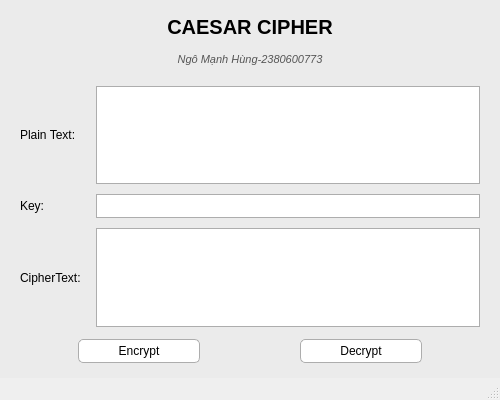
<?xml version="1.0" encoding="UTF-8"?>
<ui version="4.0">
 <class>MainWindow</class>
 <widget class="QMainWindow" name="MainWindow">
  <property name="geometry">
   <rect>
    <x>0</x>
    <y>0</y>
    <width>500</width>
    <height>400</height>
   </rect>
  </property>
  <property name="minimumSize">
   <size>
    <width>450</width>
    <height>380</height>
   </size>
  </property>
  <property name="windowTitle">
   <string>Caesar Cipher</string>
  </property>
  <widget class="QWidget" name="centralwidget">
   <property name="styleSheet">
    <string notr="true">
     QWidget#centralwidget {
         background-color: #ebebeb;
     }
     QLabel {
         font-family: &quot;Segoe UI&quot;, Arial, sans-serif;
         color: #000000;
         font-size: 12px;
     }
     QLabel#label_title {
         font-size: 20px;
         font-weight: bold;
         color: #000000;
         margin-bottom: 2px;
     }
     QLabel#label_subtitle {
         font-size: 11px;
         color: #555555;
         margin-bottom: 8px;
         font-style: italic;
     }
     QTextEdit, QLineEdit {
         background-color: #ffffff;
         border: 1px solid #adadad;
         color: #000000;
         font-family: &quot;Segoe UI&quot;, Arial, sans-serif;
         font-size: 12px;
         padding: 3px;
     }
     QPushButton {
         background-color: #ffffff;
         border: 1px solid #adadad;
         border-radius: 5px;
         padding: 4px 20px;
         font-family: &quot;Segoe UI&quot;, Arial, sans-serif;
         font-size: 12px;
         color: #000000;
         min-width: 80px;
     }
     QPushButton:hover {
         background-color: #f0f0f0;
         border: 1px solid #0078d7;
     }
     QPushButton:pressed {
         background-color: #cce4f7;
         border: 1px solid #005499;
     }
    </string>
   </property>
   <layout class="QVBoxLayout" name="verticalLayout">
    <property name="spacing">
     <number>12</number>
    </property>
    <property name="leftMargin">
     <number>20</number>
    </property>
    <property name="topMargin">
     <number>15</number>
    </property>
    <property name="rightMargin">
     <number>20</number>
    </property>
    <property name="bottomMargin">
     <number>15</number>
    </property>
    <item>
     <widget class="QLabel" name="label_title">
      <property name="text">
       <string>CAESAR CIPHER</string>
      </property>
      <property name="alignment">
       <set>Qt::AlignCenter</set>
      </property>
     </widget>
    </item>
    <item>
     <widget class="QLabel" name="label_subtitle">
      <property name="text">
       <string>Ngô Mạnh Hùng-2380600773</string>
      </property>
      <property name="alignment">
       <set>Qt::AlignCenter</set>
      </property>
     </widget>
    </item>
    <item>
     <layout class="QGridLayout" name="gridLayout">
      <property name="verticalSpacing">
       <number>10</number>
      </property>
      <property name="horizontalSpacing">
       <number>15</number>
      </property>
      <item row="0" column="0">
       <widget class="QLabel" name="label_plain">
        <property name="text">
         <string>Plain Text:</string>
        </property>
       </widget>
      </item>
      <item row="0" column="1">
       <widget class="QTextEdit" name="txt_plain_text"/>
      </item>
      <item row="1" column="0">
       <widget class="QLabel" name="label_key">
        <property name="text">
         <string>Key:</string>
        </property>
       </widget>
      </item>
      <item row="1" column="1">
       <widget class="QLineEdit" name="txt_key"/>
      </item>
      <item row="2" column="0">
       <widget class="QLabel" name="label_cipher">
        <property name="text">
         <string>CipherText:</string>
        </property>
       </widget>
      </item>
      <item row="2" column="1">
       <widget class="QTextEdit" name="txt_cipher_text"/>
      </item>
     </layout>
    </item>
    <item>
     <layout class="QHBoxLayout" name="horizontalLayout">
      <property name="spacing">
       <number>100</number>
      </property>
      <item>
       <spacer name="horizontalSpacer">
        <property name="orientation">
         <enum>Qt::Horizontal</enum>
        </property>
        <property name="sizeHint" stdset="0">
         <size>
          <width>40</width>
          <height>20</height>
         </size>
        </property>
       </spacer>
      </item>
      <item>
       <widget class="QPushButton" name="btn_encrypt">
        <property name="text">
         <string>Encrypt</string>
        </property>
       </widget>
      </item>
      <item>
       <widget class="QPushButton" name="btn_decrypt">
        <property name="text">
         <string>Decrypt</string>
        </property>
       </widget>
      </item>
      <item>
       <spacer name="horizontalSpacer_2">
        <property name="orientation">
         <enum>Qt::Horizontal</enum>
        </property>
        <property name="sizeHint" stdset="0">
         <size>
          <width>40</width>
          <height>20</height>
         </size>
        </property>
       </spacer>
      </item>
     </layout>
    </item>
   </layout>
  </widget>
  <widget class="QMenuBar" name="menubar">
   <property name="geometry">
    <rect>
     <x>0</x>
     <y>0</y>
     <width>500</width>
     <height>22</height>
    </rect>
   </property>
  </widget>
  <widget class="QStatusBar" name="statusbar"/>
 </widget>
 <resources/>
 <connections/>
</ui>
